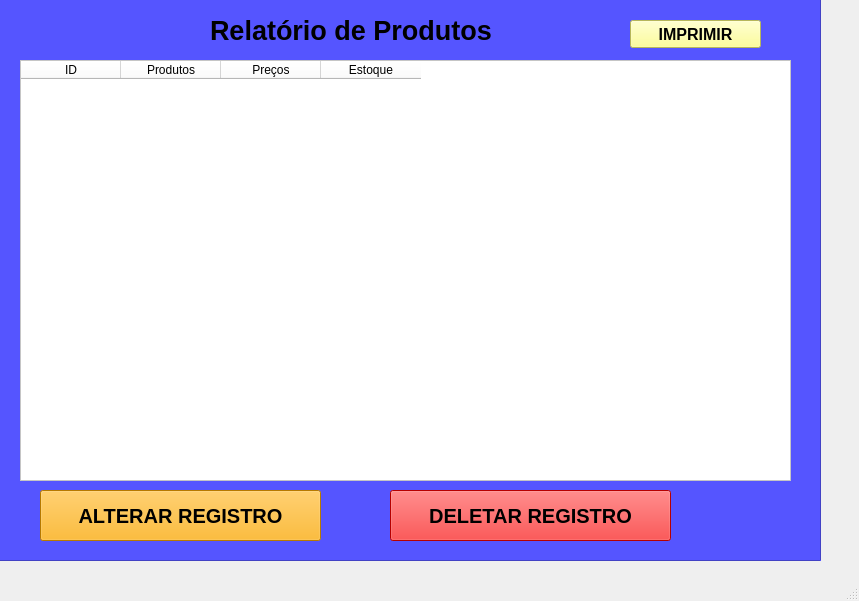
<?xml version="1.0" encoding="UTF-8"?>
<ui version="4.0">
 <class>MainWindow</class>
 <widget class="QMainWindow" name="MainWindow">
  <property name="geometry">
   <rect>
    <x>0</x>
    <y>0</y>
    <width>859</width>
    <height>601</height>
   </rect>
  </property>
  <property name="windowTitle">
   <string>MainWindow</string>
  </property>
  <widget class="QWidget" name="centralwidget">
   <widget class="QFrame" name="frame">
    <property name="geometry">
     <rect>
      <x>-50</x>
      <y>-10</y>
      <width>871</width>
      <height>571</height>
     </rect>
    </property>
    <property name="styleSheet">
     <string notr="true">background-color: rgb(85, 85, 255);</string>
    </property>
    <property name="frameShape">
     <enum>QFrame::StyledPanel</enum>
    </property>
    <property name="frameShadow">
     <enum>QFrame::Raised</enum>
    </property>
    <widget class="QLabel" name="label">
     <property name="geometry">
      <rect>
       <x>260</x>
       <y>20</y>
       <width>351</width>
       <height>41</height>
      </rect>
     </property>
     <property name="font">
      <font>
       <family>Arial</family>
       <pointsize>20</pointsize>
       <weight>75</weight>
       <bold>true</bold>
      </font>
     </property>
     <property name="text">
      <string>Relatório de Produtos</string>
     </property>
    </widget>
    <widget class="QTableWidget" name="tableWidget">
     <property name="geometry">
      <rect>
       <x>70</x>
       <y>70</y>
       <width>771</width>
       <height>421</height>
      </rect>
     </property>
     <property name="styleSheet">
      <string notr="true">background-color: rgb(255, 255, 255);</string>
     </property>
     <column>
      <property name="text">
       <string>ID</string>
      </property>
     </column>
     <column>
      <property name="text">
       <string>Produtos</string>
      </property>
     </column>
     <column>
      <property name="text">
       <string>Preços</string>
      </property>
     </column>
     <column>
      <property name="text">
       <string>Estoque</string>
      </property>
     </column>
    </widget>
    <widget class="QPushButton" name="btnAlterarRegistro">
     <property name="geometry">
      <rect>
       <x>90</x>
       <y>500</y>
       <width>281</width>
       <height>51</height>
      </rect>
     </property>
     <property name="font">
      <font>
       <pointsize>15</pointsize>
       <weight>75</weight>
       <bold>true</bold>
      </font>
     </property>
     <property name="styleSheet">
      <string notr="true">background-color: rgb(255, 170, 0);</string>
     </property>
     <property name="text">
      <string>ALTERAR REGISTRO</string>
     </property>
    </widget>
    <widget class="QPushButton" name="btnDeletarRegistro">
     <property name="geometry">
      <rect>
       <x>440</x>
       <y>500</y>
       <width>281</width>
       <height>51</height>
      </rect>
     </property>
     <property name="font">
      <font>
       <pointsize>15</pointsize>
       <weight>75</weight>
       <bold>true</bold>
      </font>
     </property>
     <property name="styleSheet">
      <string notr="true">background-color: rgb(255, 0, 0);</string>
     </property>
     <property name="text">
      <string>DELETAR REGISTRO</string>
     </property>
    </widget>
    <widget class="QPushButton" name="btnImprimir">
     <property name="geometry">
      <rect>
       <x>680</x>
       <y>30</y>
       <width>131</width>
       <height>28</height>
      </rect>
     </property>
     <property name="font">
      <font>
       <family>Arial</family>
       <pointsize>12</pointsize>
       <weight>75</weight>
       <bold>true</bold>
      </font>
     </property>
     <property name="styleSheet">
      <string notr="true">background-color: rgb(255, 255, 127);</string>
     </property>
     <property name="text">
      <string>IMPRIMIR</string>
     </property>
    </widget>
   </widget>
  </widget>
  <widget class="QMenuBar" name="menubar">
   <property name="geometry">
    <rect>
     <x>0</x>
     <y>0</y>
     <width>859</width>
     <height>26</height>
    </rect>
   </property>
  </widget>
  <widget class="QStatusBar" name="statusbar"/>
 </widget>
 <resources/>
 <connections/>
</ui>
